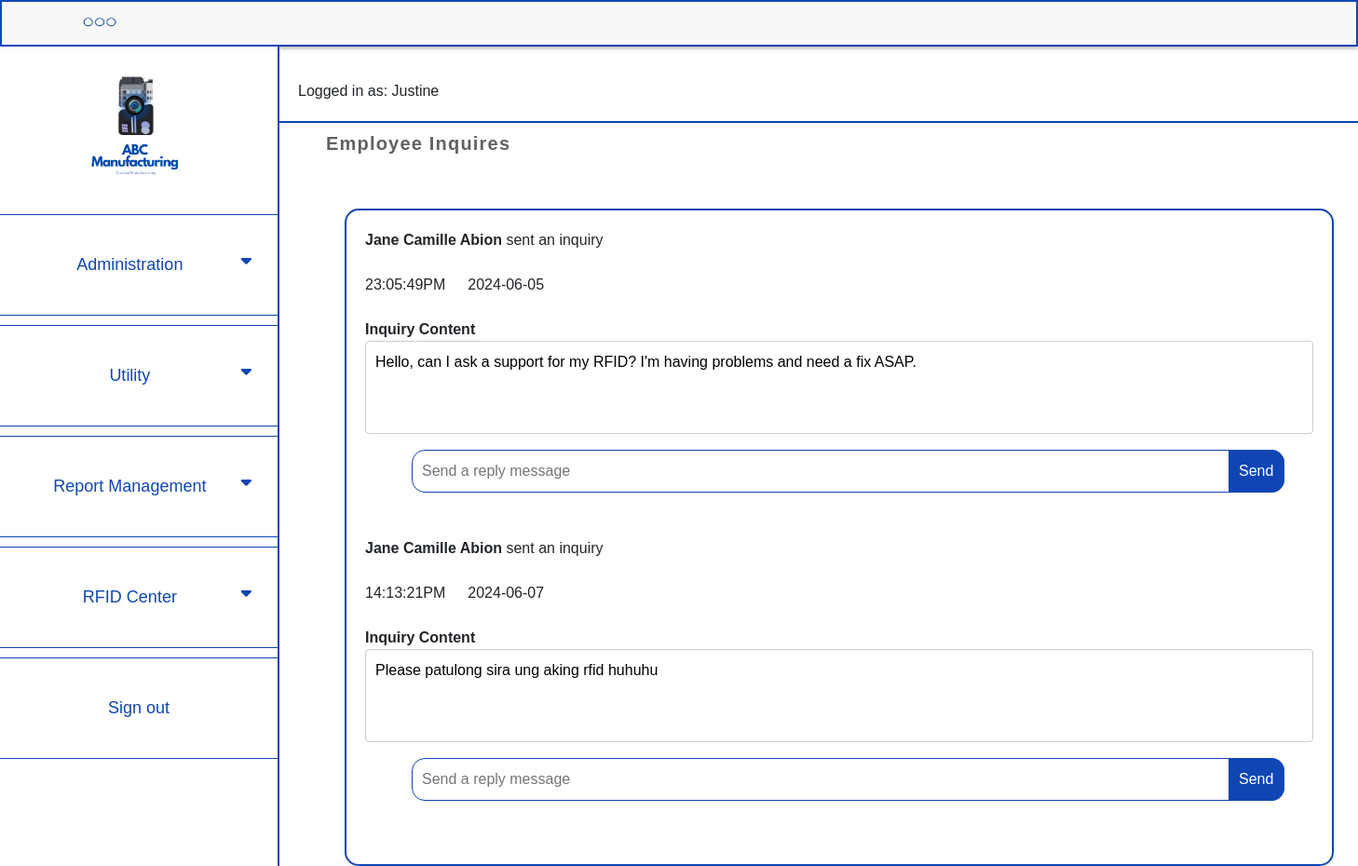
The app's page /support.php (signed in) with its own data.
### tables this page shows
CREATE TABLE `tbl_inquiries` (
  `inquiry_id` int(50) NOT NULL,
  `inquiry_content` varchar(200) NOT NULL,
  `inquiry_time` time(6) NOT NULL,
  `inquiry_date` date NOT NULL,
  `employee_id` int(30) NOT NULL
);

CREATE TABLE `tbl_employee_account` (
  `employee_id` int(20) NOT NULL,
  `employee_rfid` int(50) NOT NULL,
  `employee_email` varchar(125) NOT NULL,
  `employee_password` varchar(125) NOT NULL,
  `employee_username` varchar(125) NOT NULL,
  `employee_name` varchar(125) NOT NULL,
  `employee_position` varchar(12) NOT NULL,
  `employee_department` varchar(125) NOT NULL,
  `employee_date` datetime NOT NULL DEFAULT current_timestamp()
);

### support.php (the view, shortened to what this page needs)
<?php
include 'includes/dbh.php';
require_once 'includes/login_view.php';
    $query = "SELECT tbl_employee_account.*, inquiry_content, inquiry_time, inquiry_date FROM tbl_employee_account JOIN tbl_inquiries ON tbl_employee_account.employee_id = tbl_inquiries.employee_id";
    $stmt = $pdo->prepare($query);
    $stmt->execute();
    $result = $stmt->fetchAll(PDO::FETCH_ASSOC);
?>
<!DOCTYPE html>
<html lang="en">
<head>
    <link rel="stylesheet" href="https://cdn.jsdelivr.net/npm/bootstrap@5.3.2/dist/css/bootstrap.min.css">
    <link rel="stylesheet" href="css/style7.css">
</head>
<body>
    <div class="container1">
            <img src="css/Images/icon1.png" alt="Icon" class="icon1">
    </div>
    <div class="side-nav">
        <img src="css/Images/logo2.png" alt="Logo" class="logo2">
        <button class="dropdown-btn">Administration
            <i class="fa-solid fa-caret-down"></i>
        </button>
        <button class="dropdown-btn">Utility
            <i class="fa-solid fa-caret-down"></i>
        </button>
        <button class="dropdown-btn">Report Management
            <i class="fa-solid fa-caret-down"></i>
        </button>
        <button class="dropdown-btn">RFID Center
            <i class="fa-solid fa-caret-down"></i>
        </button>
        <form action="includes/logout.php" method="POST">
            <button class="dropdown-btn">Sign out</button>
        </form>
    </div>
    <div class="title-container">
    </div>
    <h5>Employee Inquires</h5>
        <div class="S-container">
        <?php
        if (!empty($result)) {
            foreach ($result as $row) {
                if (isset($row['inquiry_content'])) {
                    echo '<div><b>' . $row['employee_name'] . '</b> sent an inquiry &emsp;&emsp;&emsp;&emsp;&emsp;&emsp;&emsp;&emsp;&emsp;&emsp;&emsp;&emsp;&emsp;&emsp;&emsp;&emsp;&emsp;&emsp;&emsp;&emsp;&emsp;&emsp;&emsp;&emsp;&emsp;&emsp;&emsp;&emsp;&emsp;&emsp;&emsp;&emsp;&emsp;&emsp;&emsp;&emsp;&emsp;&emsp;&emsp;&emsp;&emsp;&emsp;&emsp;&emsp;&emsp;&emsp;&emsp;&emsp;&emsp;&emsp;&emsp;&emsp;&emsp;&emsp;&emsp;&emsp;&emsp;&emsp;&emsp;&emsp;&emsp;&emsp;&emsp;&emsp;&emsp;&emsp;' .date("H:i:sA",strtotime($row['inquiry_time'])) . '&emsp;&ensp;' .$row['inquiry_date'] . '</div><br>';
                    echo '<b>Inquiry Content </b><br><textarea readonly>' . $row['inquiry_content'] .   '</textarea><br>' ;
                    echo '
                    <div class="inputs1">
                    <input type="text" id="inputField" placeholder="Send a reply message">
                    <button type="button" id="sendButton">Send
                    </button>
                    </div><br><br>';
                } else {
                echo 'No inquiries found<br>';
                }
            }
        } else {
            echo 'No inquiries found.';
        }
        ?>
        </div>
</body>
</html>

### css/style7.css (style rules this page uses)
body { margin: 0; font-family: Arial, sans-serif; display: flex; flex-direction: column; align-items: flex-start; }
.container1 { width: 100%; height: 50px; background-color: #f8f8f8; padding: 10px; box-shadow: 0 2px 4px rgba(0, 0, 0, 0.3); position: fixed; top: 0; left: 0; z-index: 1000; border: 2.4px solid #0F46B4; display: flex; align-items: center; }
.icon1 { width: 90px; height: 80px; margin-right: 20px; margin-left: 50px; }
.side-nav { text-decoration: none; font-size: 18px; color: #0F46B4; height: 100%; width: 300px; position: fixed; left: 0; top: 50px; background-color: white; padding-top: 20px; z-index: 1000; overflow-x: hidden; transition: 0.5s; border-right: 2.5px solid #0F46B4; }
.dropdown-btn { top: 20px; margin-top: 10px; }
.side-nav a, .dropdown-btn { background-color: white; padding: 40px 20px; text-decoration: none; font-size: 18px; color: #0F46B4; display: block; border-bottom: 1px solid #0F46B4; border-right: none; border-left: none; border-top: 1px solid #0F46B4; text-align: center; cursor: pointer; outline: none; width: 100%; transition: 0.6s ease; }
.fa-solid { float: right; padding-right: 8px; }
.logo2 { margin-left: 70px; width: 150px; height: auto; }
.title-container { margin-left: 300px; padding: 20px; margin-top: 50px; background: white; border-bottom: 2px solid #0F46B4; width: calc(100% - 250px); }
.S-container { margin-top: 50px; margin-left: 370px; padding: 20px; background-color: white; border: 2px solid #0F46B4; border-radius: 15px; box-shadow: 0 2px 4px rgba(0, 0, 0, 0.1); width: calc(90% - 250px); box-sizing: border-box; }
.S-container textarea { width: 100%; height: 100px; margin-bottom: 10px; padding: 10px; border: 1px solid #ccc; border-radius: 4px; resize: none; box-sizing: border-box; }
.inputs1 { margin-left: 50px; position: relative; width: 92%; }
.inputs1 #inputField { width: 100%; padding: 10px; padding-right: 50px; border: 1px solid #0F46B4; border-radius: 14px; box-sizing: border-box; }
.inputs1 button { position: absolute; right: 0; top: 0; bottom: 0; width: 60px; background-color: #0F46B4; color: white; border: none; border-radius: 0 14px 14px 0; cursor: pointer; transition: 0.7s ease; }
h5 { margin-top: 10px; margin-left: 350px; color: #616162; font-weight: bold; letter-spacing: 1.2px; }

### records on screen
tbl_inquiries: employee.employee_name "Jane Camille Abion", inquiry_time "23:05:49PM", inquiry_date "2024-06-05", inquiry_content "Hello, can I ask a support for my RFID? I'm having problems and need a fix ASAP."
tbl_inquiries: employee.employee_name "Jane Camille Abion", inquiry_time "14:13:21PM", inquiry_date "2024-06-07", inquiry_content "Please patulong sira ung aking rfid huhuhu"

### other values on screen
$_SESSION["admin_username"] "Justine"
